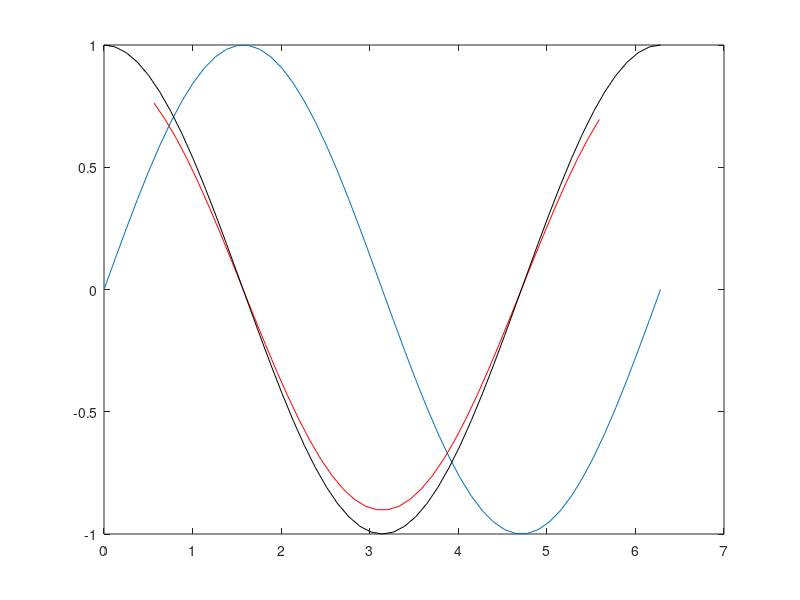

This chart was generated by the following MATLAB code:
%
% Finite different tester
%
% Scott Collis
% 10-30-2011
%
% Note:  boundary effects are ignored for now
%
staggered = 1;
order = 8;
drp = 0;
halo = order/2;

% setup finite difference stencils
if staggered == 1
    if order == 4
        % FDM Fourth order (staggered)
        c1 =  9.0 / 8.0;
        c2 = -1.0 / 24.0;
        c3 =  0.0;
        c4 =  0.0;
    elseif order == 6
        % FDM Sixth order (staggered)
        c1 =  75.0 /  64.0;
        c2 = -25.0 / 384.0;
        c3 =   3.0 / 640.0;
        c4 =   0.0;
    else
        % FDM eighth-order (staggered)
        c1 = 1125.0 / 1024.0;
        c2 = -245.0 / 3072.0;
        c3 =   49.0 / 5120.0;
        c4 =   -5.0 / 7168.0;
    end
else
    if order == 6    
        % Sixth-order (non-staggered)
        c1 = 45.0 / 60.0;
        c2 = -9.0 / 60.0;
        c3 =  1.0 / 60.0;
        c4 =  0.0;
    else
        if drp == 1
            % Dispresion-relation preserving (non-staggered)
            c1 =  0.841570125482;
            c2 = -0.244678931765;
            c3 =  0.059463584768;
            c4 = -0.007650904064;
        else
            % Eighth-order (non-staggered)
            c1 =  672.0 / 840.0;
            c2 = -168.0 / 840.0;
            c3 =   32.0 / 840.0;
            c4 =   -3.0 / 840.0;
        end
    end
end

Lx = 2.0*pi;
Nx = 50;
dx = 2.0*pi/Nx;
dxi = 1.0/dx;
x = 0: dx: Lx;
f = sin(x);
Nxp = size(x,2);
df = zeros(size(f));
dfdx = cos(x);
if staggered == 1
    shift = 2*pi/50/2;
    for i=5:Nxp-4
        df(i) = ((c4*(f(i+4) - f(i-3)) + ...
                  c3*(f(i+3) - f(i-2)) + ...
                  c2*(f(i+2) - f(i-1)) + ...
    	          c1*(f(i+1) - f(i  ))))/dx;
    end
else
    shift = 0;
    for i=5:Nxp-4
        df(i) = ((c4*(f(i+4) - f(i-4)) + ...
                  c3*(f(i+3) - f(i-3)) + ...
                  c2*(f(i+2) - f(i-2)) + ...
    	          c1*(f(i+1) - f(i-1))))/dx;
    end
end
clf;
plot(x,f);
hold on;
% do not plot the boundary region right now
plot(x(5:Nx-5)+shift,df(5:Nx-5),'-r');
plot(x,dfdx,'-k');
hold off;